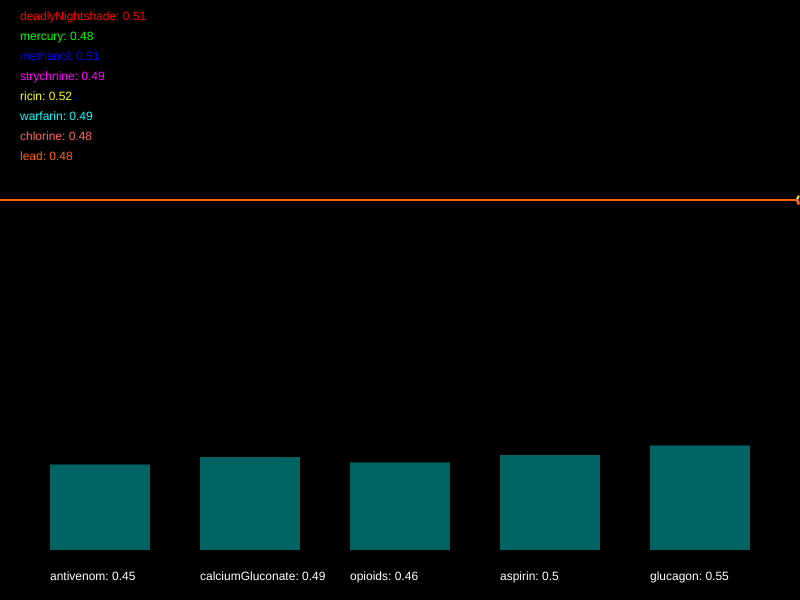
Frame 1 (no input)
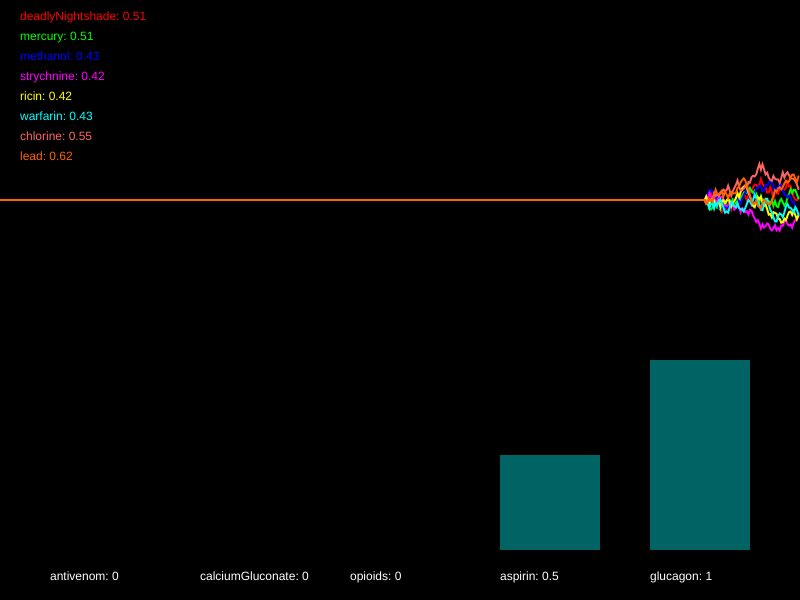
Frame 60 (no input)
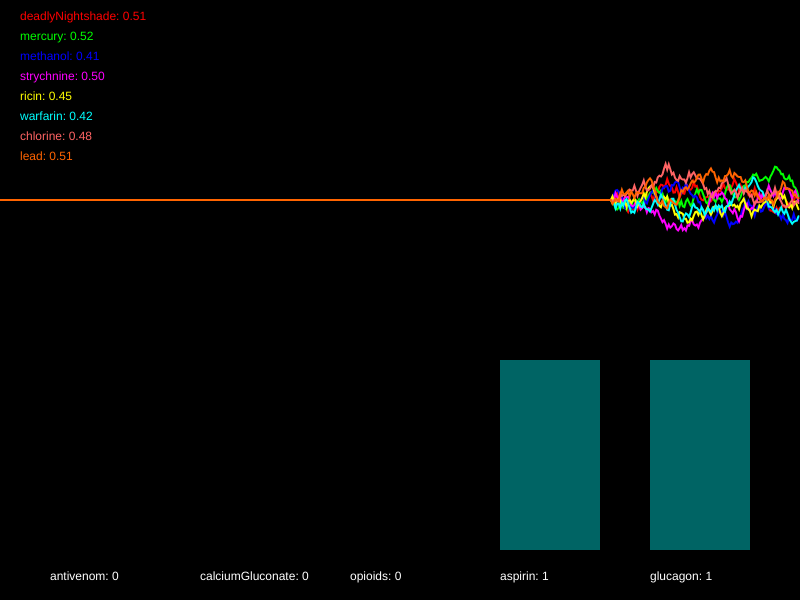
Frame 120 (the mouse pressed at the canvas centre since frame 60)

The p5.js sketch that drew these frames (run headless with seeded random() and noise() and a simulated clock; from frame 60 on, the mouse is pressed at the canvas centre):

// p5.js sketch
// ── sketch.js
/*

Officer: 5533988
CaseNum: 401-3-53258134-5533988

Case 401 - The Case of Norbert's Weiner Stand
Stage 4 - Mortal Cupcake

It seems that Norbert is getting desperate now. In what appears to be his final stand he has set up his own cupcake shop. The laced cupcakes look delicious but they are extremely dangerous. Just a brief whiff of one can induce a series of
deadly symptoms. This is Norbert’s most complex poison to date, so you’ll have to work hard to produce a viable antidote.

You must develop the antidote by using conditional statements in the draw loop to do the following.

	- When deadlyNightshade dips below 0.75 or methanol dips below 0.25, or on the other hand, chlorine goes above 0.68 and warfarin goes above 0.34, reduce antivenom by 0.05
	- If ricin dips below 0.4 and strychnine goes above 0.69, or on the other hand, lead goes above 0.27 and mercury goes above 0.56, increment antivenom by 0.02
	- If either ricin goes above 0.46, chlorine dips below 0.71, methanol goes above 0.61, or perhaps lead dips below 0.45, decrement calciumGluconate by 0.02
	- If either strychnine goes above 0.4, deadlyNightshade dips below 0.67, or perhaps mercury goes above 0.42, increment calciumGluconate by 0.01
	- If methanol dips below 0.71, or on the other hand, lead goes above 0.69 and warfarin dips below 0.61, decrease opioids by 0.04
	- When strychnine goes above 0.74, chlorine dips below 0.31, and also deadlyNightshade goes above 0.33, increment opioids by 0.03
	- When methanol goes above 0.3 or strychnine dips below 0.54, whilst at the same time, deadlyNightshade dips below 0.26, try decreasing aspirin by 0.01
	- When ricin dips below 0.33 or lead dips below 0.66, whilst at the same time, mercury goes above 0.61, increment aspirin by 0.05
	- If ricin dips below 0.57 and methanol goes above 0.64, or on the other hand, chlorine dips below 0.39 or lead dips below 0.26, decrement glucagon by 0.03
	- If either strychnine dips below 0.51, mercury goes above 0.5, or perhaps warfarin goes above 0.49, try increasing glucagon by 0.05


Your conditional statements should consider the following poisons:

	- deadlyNightshade
	- mercury
	- methanol
	- strychnine
	- ricin
	- warfarin
	- chlorine
	- lead


Your conditional statements should modify the following antidotes:

	- antivenom
	- calciumGluconate
	- opioids
	- aspirin
	- glucagon


- There are many ways to complete this task but you should only use the following commands:

	if(){}
	>
	<
	&&
	||
	+=
	-=

*/

//Declare the poison variables
var deadlyNightshade;
var mercury;
var methanol;
var strychnine;
var ricin;
var warfarin;
var chlorine;
var lead;


//Declare the antidote variables
var antivenom;
var calciumGluconate;
var opioids;
var aspirin;
var glucagon;


//This variable is used for drawing the graph
var graphs;


function setup() {

	createCanvas(800, 600);
	strokeWeight(2);

	//initialise the poisons and antidotes
	deadlyNightshade = 0.5;
	mercury = 0.5;
	methanol = 0.5;
	strychnine = 0.5;
	ricin = 0.5;
	warfarin = 0.5;
	chlorine = 0.5;
	lead = 0.5;
	antivenom = 0.5;
	calciumGluconate = 0.5;
	opioids = 0.5;
	aspirin = 0.5;
	glucagon = 0.5;


	//fills the graph with empty values
	graphs = [];

	for (var i = 0; i < 8; i++) {
		graphs.push([]);
		for (var j = 0; j < 512; j++) {
			graphs[i].push(0.5);
		}
	}

}

function draw() {

	//Develop the antidote below
	//Write conditional statements to change the amount of each substance ...
	if (deadlyNightshade < 0.75 || methanol < 0.25 || chlorine > 0.68 && warfarin > 0.34) {
		antivenom -= 0.05;
	}

	if (ricin < 0.4 && strychnine > 0.69 || lead > 0.27 && mercury > 0.56) {
		antivenom += 0.02;
	}

	if (ricin > 0.46 || chlorine < 0.71 || methanol > 0.61 || lead < 0.45) {
		calciumGluconate -= 0.02;
	}

	if (strychnine > 0.4 || deadlyNightshade < 0.67 || mercury > 0.42) {
		calciumGluconate += 0.01;
	}

	if (methanol < 0.71 || lead > 0.69 && warfarin < 0.61) {
		opioids -= 0.04;
	}

	if (strychnine > 0.74 && chlorine < 0.31 && deadlyNightshade > 0.33) {
		opioids += 0.03;
	}

	if ((methanol > 0.3 || strychnine < 0.54) && deadlyNightshade < 0.26) {
		aspirin -= 0.01;
	}

	if ((ricin < 0.33 || lead < 0.66) && mercury > 0.61) {
		aspirin += 0.05;
	}

	if (ricin < 0.57 && methanol > 0.64 || chlorine < 0.39 || lead < 0.26) {
		glucagon -= 0.03;
	}

	if (strychnine < 0.51 || mercury > 0.5 || warfarin > 0.49) {
		glucagon += 0.05;
	}







	//////////////////////////////////////////////////////

	//the code below generates new values using random numbers

	/*
		For testing, you might want to temporarily comment out
		these lines and set the same variables to constant values
		instead.
	*/

	deadlyNightshade = nextValue(graphs[0], deadlyNightshade);
	mercury = nextValue(graphs[1], mercury);
	methanol = nextValue(graphs[2], methanol);
	strychnine = nextValue(graphs[3], strychnine);
	ricin = nextValue(graphs[4], ricin);
	warfarin = nextValue(graphs[5], warfarin);
	chlorine = nextValue(graphs[6], chlorine);
	lead = nextValue(graphs[7], lead);


	antivenom = constrain(antivenom, 0, 1);
	calciumGluconate = constrain(calciumGluconate, 0, 1);
	opioids = constrain(opioids, 0, 1);
	aspirin = constrain(aspirin, 0, 1);
	glucagon = constrain(glucagon, 0, 1);


	///////// DO NOT CHANGE THE CODE BELOW ///////////

	//drawing code

	// set background
	background(0);
	noFill();

	//draw the graphs for the vitals

	var colors = [
		color(255, 0, 0),
		color(0, 255, 0),
		color(0, 0, 255),
		color(255, 0, 255),
		color(255, 255, 0),
		color(0, 255, 255),
		color(255, 100, 100),
		color(255, 100, 0)
	];

	for (var i = 0; i < graphs.length; i++) {
		stroke(colors[i]);
		drawGraph(graphs[i]);
	}

	//draw the poisons as text
	noStroke();
	fill(colors[0]);
	text('deadlyNightshade: ' + nf(deadlyNightshade, 1, 2), 20, 20);
	fill(colors[1]);
	text('mercury: ' + nf(mercury, 1, 2), 20, 40);
	fill(colors[2]);
	text('methanol: ' + nf(methanol, 1, 2), 20, 60);
	fill(colors[3]);
	text('strychnine: ' + nf(strychnine, 1, 2), 20, 80);
	fill(colors[4]);
	text('ricin: ' + nf(ricin, 1, 2), 20, 100);
	fill(colors[5]);
	text('warfarin: ' + nf(warfarin, 1, 2), 20, 120);
	fill(colors[6]);
	text('chlorine: ' + nf(chlorine, 1, 2), 20, 140);
	fill(colors[7]);
	text('lead: ' + nf(lead, 1, 2), 20, 160);


	//draw the antidotes bar chart
	drawBar(antivenom, 50, 'antivenom');
	drawBar(calciumGluconate, 200, 'calciumGluconate');
	drawBar(opioids, 350, 'opioids');
	drawBar(aspirin, 500, 'aspirin');
	drawBar(glucagon, 650, 'glucagon');


}

function nextValue(graph, val) {
	//gets the next value for a vital and puts it in an array for drawing
	var delta = random(-0.03, 0.03);

	val += delta;
	if (val > 1 || val < 0) {
		delta *= -1;
		val += delta * 2;
	}

	graph.push(val)
	graph.shift();
	return val;
}

function drawGraph(graph) {
	//draws an array as a graph
	beginShape();
	for (var i = 0; i < graph.length; i++) {
		vertex(width * i / 512, height * 0.5 - graph[i] * height / 3)
	}
	endShape();
}


function drawBar(val, x, name) {
	//draws the bars for bar chart
	noStroke();
	fill(0, 100, 100);
	var mh = height * 0.4 - 50;
	rect(x, (height - 50) - val * mh, 100, val * mh);
	fill(255);
	text(name + ": " + val, x, height - 20);
}
